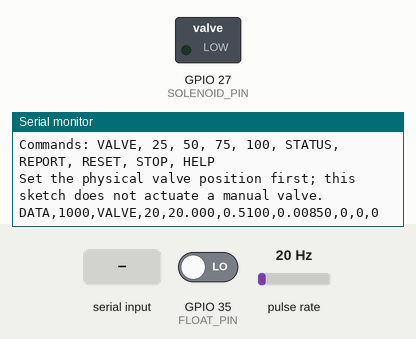
Bench run of a sketch on a simulated ESP32. On the bench: switched loads named in the sketch (green lamp = pin HIGH), the last lines printed to the serial monitor. Wiring (inferred from the names in the program): pulse sensor: data GPIO 14. The test bench sets the inputs (shaded band); at power-on: GPIO 35 (FLOAT_PIN) LOW, pulse rate 20 Hz.

Above: at 1.2 s.
1.3 s: "VALVE\n" received over Serial
At 1.9 s:
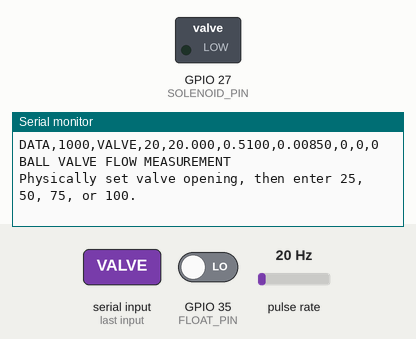
2.8 s: "25\n" received over Serial
At 2.96 s:
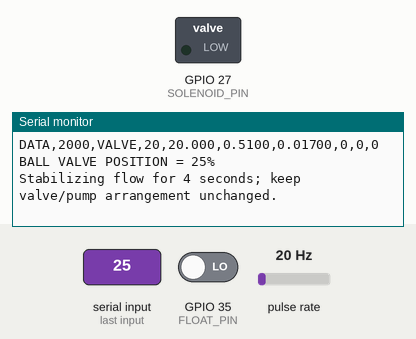
4.3 s: "50\n" received over Serial
At 4.9 s:
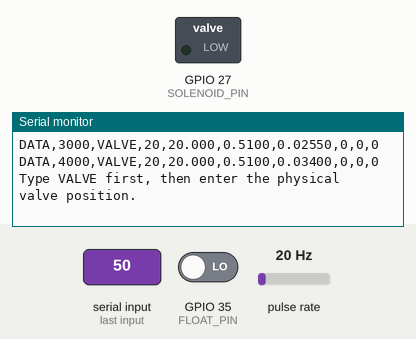

Measured:
- after the input at 1.3 s, the serial monitor: prints a new line at once (image 1)
- after the input at 2.8 s, the serial monitor: prints a new line at once (image 2)
- after the input at 4.3 s, the serial monitor: prints a new line at once (image 3)

The sketch:

Ball_Valve_Flow_Characterization_Calibrated.ino
```cpp
/*
  LAM Stage 2 - Standalone Ball-Valve Flow Characterization
  Serial baud: 115200
  Commands: HELP, VALVE, 25, 50, 75, 100, STATUS, REPORT, RESET, STOP

  Safety:
  - This sketch only counts FT-01 pulses and reports flow/volume.
  - It does NOT automatically move a manual ball valve.
  - Operator must physically set valve opening before confirming position.
  - Pump outputs are held LOW; use the rig's independently verified safe pump
    operating arrangement. This standalone sketch intentionally does not start pumps.
  - Verify the actual wiring/pin map before connecting any hardware.
*/
#include <Arduino.h>
#define FLOW_PIN 14
#define FLOAT_PIN 35
#define ONOFF_PIN 34
#define SOLENOID_PIN 27

// FT-01 calibration: Q (L/min) = a * frequency (Hz) + b
const float CAL_A = 0.02420192f;
const float CAL_B = 0.02599480f;

const unsigned long SAMPLE_MS = 1000;
const unsigned long VALVE_STABILIZATION_MS = 4000;
const unsigned long VALVE_AVERAGING_MS = 5000;
volatile unsigned long pulseCount = 0;
unsigned long previousSample = 0;
unsigned long totalPulses = 0;
float flowLpm = 0.0f, totalVolumeL = 0.0f;
bool valvePrompt = false, measuring = false;
int selectedPosition = 0;
unsigned long stabilizationStart = 0, averagingStart = 0;
float flowSum = 0.0f; unsigned long flowSamples = 0;
String commandBuffer;

void IRAM_ATTR flowPulse() { pulseCount++; }

void printCalibration() {
  Serial.println(F("FT-01 calibration (Q = a*f + b):"));
  Serial.print(F("a = "));
  Serial.println(CAL_A, 8);
  Serial.print(F("b = "));
  Serial.println(CAL_B, 8);
}

void printStatus() {
  Serial.println(F("=== BALL VALVE TEST STATUS ==="));
  Serial.print(F("Valve test active: ")); Serial.println(measuring ? F("YES") : F("NO"));
  Serial.print(F("Selected opening: ")); Serial.print(selectedPosition); Serial.println(F("%"));
  Serial.print(F("Frequency Hz: ")); Serial.println((float)totalPulses / (SAMPLE_MS / 1000.0f), 3);
  Serial.print(F("Flow L/min: ")); Serial.println(flowLpm, 3);
  Serial.print(F("FT-derived total volume L: ")); Serial.println(totalVolumeL, 4);
  printCalibration();
}
void printHelp() {
  Serial.println(F("Commands: VALVE, 25, 50, 75, 100, STATUS, REPORT, RESET, STOP, HELP"));
  Serial.println(F("Set the physical valve position first; this sketch does not actuate a manual valve."));
}
void beginPosition(int pos) {
  if (!(pos == 25 || pos == 50 || pos == 75 || pos == 100)) {
    Serial.println(F("Invalid valve position. Use 25, 50, 75, or 100."));
    return;
  }
  selectedPosition = pos;
  valvePrompt = false;
  measuring = false;
  flowSum = 0; flowSamples = 0;
  stabilizationStart = millis();
  Serial.print(F("BALL VALVE POSITION = ")); Serial.print(pos); Serial.println(F("%"));
  Serial.println(F("Stabilizing flow for 4 seconds; keep valve/pump arrangement unchanged."));
}
void handleCommand(String cmd) {
  cmd.trim(); cmd.toUpperCase();
  if (cmd == "HELP") printHelp();
  else if (cmd == "VALVE") {
    valvePrompt = true;
    Serial.println(F("BALL VALVE FLOW MEASUREMENT"));
    Serial.println(F("Physically set valve opening, then enter 25, 50, 75, or 100."));
  } else if (cmd == "25" || cmd == "50" || cmd == "75" || cmd == "100") {
    if (!valvePrompt) Serial.println(F("Type VALVE first, then enter the physical valve position."));
    else beginPosition(cmd.toInt());
  } else if (cmd == "STATUS" || cmd == "REPORT") printStatus();
  else if (cmd == "RESET") { noInterrupts(); pulseCount=0; interrupts(); totalPulses=0; totalVolumeL=0; Serial.println(F("TOTALS RESET")); }
  else if (cmd == "STOP") { measuring=false; valvePrompt=false; Serial.println(F("VALVE MEASUREMENT STOPPED; pump outputs were not controlled by this sketch.")); }
  else if (cmd.length()) Serial.println(F("Unknown command. Type HELP."));
}
void setup() {
  Serial.begin(115200);
  pinMode(FLOW_PIN, INPUT);
  pinMode(FLOAT_PIN, INPUT);
  pinMode(ONOFF_PIN, INPUT);
  pinMode(SOLENOID_PIN, OUTPUT);
  digitalWrite(SOLENOID_PIN, LOW); // verify this is the safe closed state for your hardware
  attachInterrupt(digitalPinToInterrupt(FLOW_PIN), flowPulse, RISING);
  previousSample=millis();
  Serial.println(F("LAM Stage 2 - Standalone Ball-Valve Flow Logger"));
  Serial.println(F("Pump control intentionally not implemented in this sketch."));
  printCalibration();
  printHelp();
}
void loop() {
  while (Serial.available()) {
    char c=(char)Serial.read();
    if (c=='\n' || c=='\r') { if (commandBuffer.length()) { handleCommand(commandBuffer); commandBuffer=""; } }
    else if (commandBuffer.length()<80) commandBuffer += c;
  }
  unsigned long nowMs=millis();
  if (nowMs-previousSample >= SAMPLE_MS) {
    unsigned long elapsed=nowMs-previousSample; previousSample=nowMs;
    noInterrupts(); unsigned long pulses=pulseCount; pulseCount=0; interrupts();
    totalPulses += pulses;
    float frequency=(elapsed>0) ? pulses*1000.0f/elapsed : 0;
    flowLpm=CAL_A*frequency+CAL_B;
    if (flowLpm<0) flowLpm=0;
    totalVolumeL += flowLpm*((float)elapsed/60000.0f);
    Serial.print(F("DATA,")); Serial.print(nowMs); Serial.print(F(",VALVE,"));
    Serial.print(pulses); Serial.print(','); Serial.print(frequency,3); Serial.print(',');
    Serial.print(flowLpm,4); Serial.print(','); Serial.print(totalVolumeL,5); Serial.print(',');
    Serial.print(digitalRead(FLOAT_PIN)==HIGH ? 1:0); Serial.print(F(",0,0\n"));
  }
  if (!valvePrompt && selectedPosition>0 && !measuring && nowMs-stabilizationStart >= VALVE_STABILIZATION_MS) {
    measuring=true; averagingStart=nowMs; flowSum=0; flowSamples=0;
    Serial.println(F("Flow stabilization complete; averaging for 5 seconds."));
  }
  if (measuring) {
    flowSum += flowLpm; flowSamples++;
    if (nowMs-averagingStart >= VALVE_AVERAGING_MS) {
      float avg=flowSamples ? flowSum/flowSamples : 0;
      Serial.print(F("Stable flow = ")); Serial.print(avg,3); Serial.println(F(" L/min"));
      Serial.print(F("VALVE_RESULT,")); Serial.print(selectedPosition); Serial.print(','); Serial.print(avg,4); Serial.print(','); Serial.println(flowSamples);
      measuring=false; selectedPosition=0;
      Serial.println(F("Type VALVE for the next position."));
    }
  }
}
```
